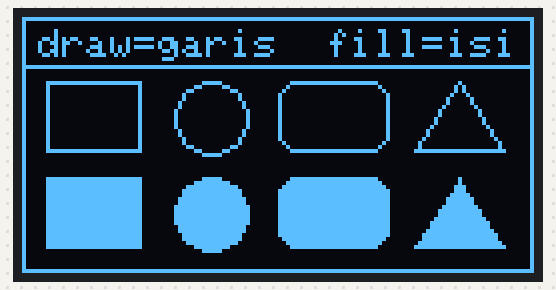
This sketch was run on a simulated ESP32. Parts: 128×64 one-colour display. What the sketch prints to the serial monitor is not drawn.

Above: at 1.1 s.
At 2.1 s:
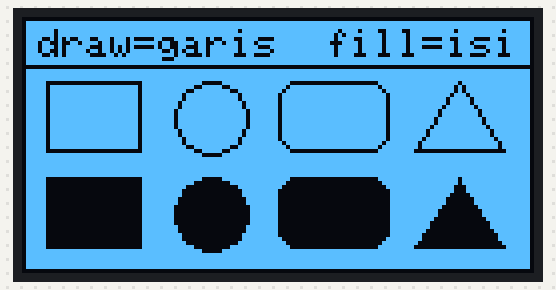

The sketch:

p2_bentuk_dasar.ino
```cpp
/*
 * BAB 35 - Program 2: Galeri Bentuk Dasar
 * Menggambar bingkai, garis, kotak, lingkaran, kotak bersudut tumpul,
 * dan segitiga (versi draw = garis tepi, versi fill = penuh).
 * Setiap 2 detik warna layar dibalik dengan invertDisplay().
 *
 * Rangkaian: tidak perlu kabel. OLED SSD1306 tersambung ke
 * IO21 (SDA) dan IO22 (SCL) lewat jumper cap di kit, alamat 0x3C.
 * Library: Adafruit SSD1306 + Adafruit GFX Library (by Adafruit)
 */

#include <Wire.h>
#include <Adafruit_GFX.h>
#include <Adafruit_SSD1306.h>

#define PIN_SDA      21
#define PIN_SCL      22
#define LEBAR_LAYAR  128
#define TINGGI_LAYAR 64
#define ALAMAT_OLED  0x3C

#define PUTIH SSD1306_WHITE  // singkatan supaya baris kode tidak terlalu panjang

Adafruit_SSD1306 oled(LEBAR_LAYAR, TINGGI_LAYAR, &Wire, -1);

const unsigned long INTERVAL_BALIK = 2000;  // ms
unsigned long waktuLalu = 0;
bool dibalik = false;

void berhenti(const char *pesan) {
  Serial.println(pesan);
  while (true) {
    delay(1000);
  }
}

void gambarGaleri() {
  oled.clearDisplay();

  // Bingkai seluruh layar dan judul
  oled.drawRect(0, 0, LEBAR_LAYAR, TINGGI_LAYAR, PUTIH);  // x 0-127, y 0-63
  oled.setTextSize(1);
  oled.setTextColor(PUTIH);
  oled.setCursor(4, 3);
  oled.print("draw=garis  fill=isi");
  oled.drawLine(0, 12, 127, 12, PUTIH);                  // garis pemisah judul

  // Baris atas: garis tepi saja (draw...)
  oled.drawRect(6, 16, 24, 18, PUTIH);                   // pojok kiri atas (6,16), 24x18
  oled.drawCircle(47, 25, 9, PUTIH);                     // pusat (47,25), jari-jari 9
  oled.drawRoundRect(64, 16, 28, 18, 5, PUTIH);          // sudut tumpul, jari-jari 5
  oled.drawTriangle(98, 33, 109, 16, 120, 33, PUTIH);    // tiga titik sudut

  // Baris bawah: bentuk yang sama, terisi penuh (fill...)
  oled.fillRect(6, 40, 24, 18, PUTIH);
  oled.fillCircle(47, 49, 9, PUTIH);
  oled.fillRoundRect(64, 40, 28, 18, 5, PUTIH);
  oled.fillTriangle(98, 57, 109, 40, 120, 57, PUTIH);

  oled.display();  // kirim semuanya ke layar sekaligus
}

void setup() {
  Serial.begin(115200);
  delay(1000);
  Serial.println("BAB 35 - Program 2: Galeri Bentuk Dasar");

  Wire.begin(PIN_SDA, PIN_SCL);
  Wire.beginTransmission(ALAMAT_OLED);
  if (Wire.endTransmission() != 0) {
    berhenti("OLED tidak menjawab di 0x3C! Periksa jumper cap SCL/SDA OLED.");
  }
  if (!oled.begin(SSD1306_SWITCHCAPVCC, ALAMAT_OLED)) {
    berhenti("Gagal menyiapkan OLED: RAM tidak cukup untuk buffer.");
  }

  gambarGaleri();  // cukup digambar sekali
  Serial.println("Galeri digambar. Warna layar dibalik setiap 2 detik.");
}

void loop() {
  unsigned long sekarang = millis();

  if (sekarang - waktuLalu >= INTERVAL_BALIK) {
    waktuLalu = sekarang;
    dibalik = !dibalik;
    oled.invertDisplay(dibalik);  // perintah langsung ke SSD1306, tanpa display()
    Serial.println(dibalik ? "invertDisplay(true): warna dibalik"
                           : "invertDisplay(false): warna normal");
  }
}
```

Measured:
- what the display in image 0 shows lasts 0.9 s, from 1.1 s to 2.0 s
- what the display in image 1 shows lasts 2.0 s, from 2.0 s to 4.0 s
